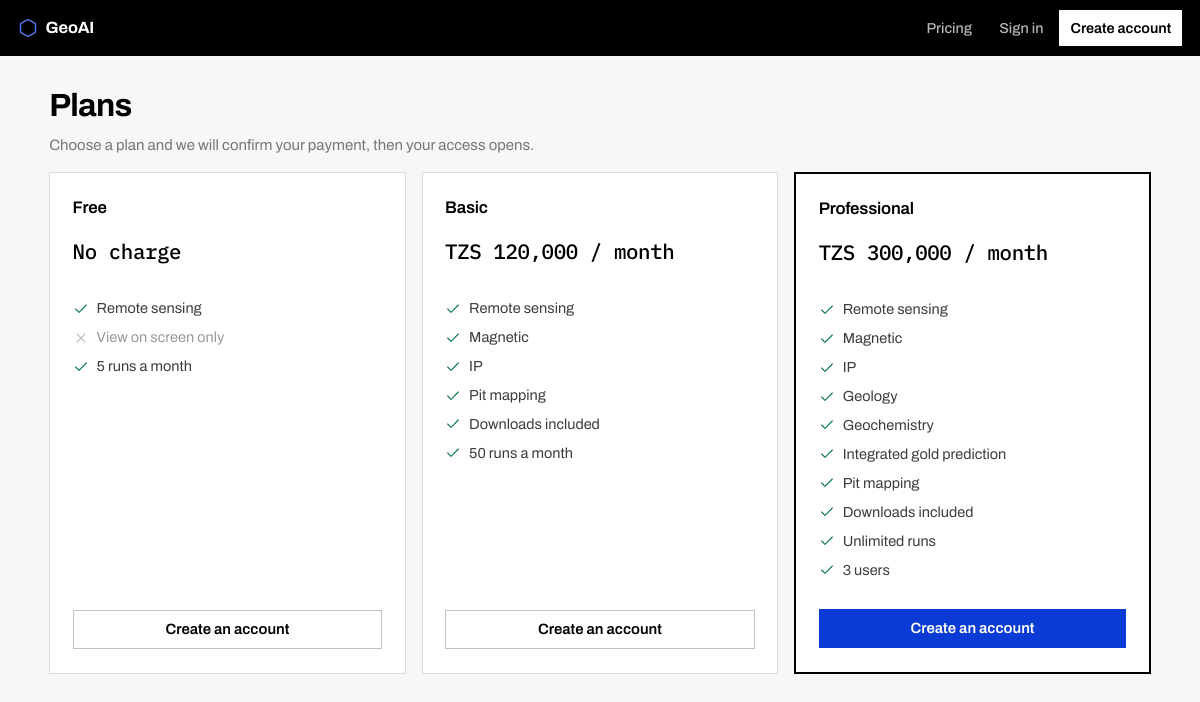
/pricing, run on the app's committed database.
### portal/models.py (models this page shows, shortened)
class Plan(db.Model):
    __tablename__ = "plans"
    id = db.Column(db.Integer, primary_key=True)
    code = db.Column(db.String(32), unique=True, nullable=False)        # free, basic, pro
    name = db.Column(db.String(80), nullable=False)
    price = db.Column(db.Float, nullable=False, default=0.0)
    currency = db.Column(db.String(8), nullable=False, default="TZS")
    period_days = db.Column(db.Integer, nullable=False, default=30)
    sections = db.Column(db.Text, nullable=False, default="")           # comma-separated keys of SECTIONS
    can_download = db.Column(db.Boolean, nullable=False, default=False)
    max_uploads_per_month = db.Column(db.Integer, nullable=False, default=0)   # 0 = no limit
    seats = db.Column(db.Integer, nullable=False, default=1)
    is_public = db.Column(db.Boolean, nullable=False, default=True)     # shown on the pricing page
    sort = db.Column(db.Integer, nullable=False, default=0)
    @property
    def section_list(self):
        return [s for s in (self.sections or "").split(",") if s]
    @property
    def price_label(self):
        if self.price <= 0:
            return "No charge"
        per = {30: "month", 31: "month", 90: "quarter", 365: "year"}.get(self.period_days,
                                                                         f"{self.period_days} days")
        return f"{self.currency} {self.price:,.0f} / {per}"

### portal/billing.py (the view)
@bp.route("/pricing")
def pricing():
    plans = Plan.query.filter_by(is_public=True).order_by(Plan.sort).all()
    return render_template("pricing.html", plans=plans, provider=current_app.config["PAYMENT_PROVIDER"])

### portal/__init__.py (called while the page is built)
def section_name(key):
    from .models import SECTIONS
    return SECTIONS.get(key, str(key).replace("-", " ").capitalize()).split("\u00b7")[-1].strip()

### portal/app/__init__.py (called while the page is built, shortened)
def nav_context():
    if not current_user.is_authenticated:
        return {"app_sections": [], "locked_count": 0, "allowance": (0, None, None)}

### portal/icons.py (called while the page is built)
def icon(name, cls="", label=None):
    if name not in names():
        raise KeyError(f"no icon named {name!r} in {SPRITE.name}")
    aria = (f'role="img" aria-label="{label}"' if label else 'aria-hidden="true" focusable="false"')
    classes = f"ico {cls}".strip()
    return Markup(f'<svg class="{classes}" {aria}><use href="#i-{name}"></use></svg>')

### portal/templates/pricing.html (shortened to what this page needs)
{% extends "console.html" if current_user.is_authenticated else "base.html" %}
{% block head %}<link rel="stylesheet" href="{{ url_for('static', filename='app.css') }}">{% endblock %}
{% block main %}{% block body %}
<h1>Plans</h1>
{% if provider == 'manual' %}
<p class="muted">Choose a plan and we will confirm your payment, then your access opens.</p>
{% endif %}
<div class="grid g3">
  {% for p in plans %}
  <div class="plan {% if p.code == 'pro' %}featured{% endif %}">
    <h3>{{ p.name }}</h3>
    <div class="price">{{ p.price_label }}</div>
    <ul>
      {% for s in p.section_list if s != 'home' %}<li>{{ icon('check') }} {{ section_name(s) }}</li>{% endfor %}
      <li class="{{ '' if p.can_download else 'off' }}">{{ icon('check' if p.can_download else 'close') }}
        {{ 'Downloads included' if p.can_download else 'View on screen only' }}</li>
      <li>{{ icon('check') }}
        {{ p.max_uploads_per_month ~ ' runs a month' if p.max_uploads_per_month else 'Unlimited runs' }}</li>
      {% if p.seats > 1 %}<li>{{ icon('check') }} {{ p.seats }} users</li>{% endif %}
    </ul>
    {% if current_user.is_authenticated %}
      {% if p.price > 0 %}
        <a class="btn {{ 'primary' if p.code == 'pro' else 'sec' }} block"
           href="{{ url_for('billing.subscribe', code=p.code) }}">Choose {{ p.name }}</a>
      {% else %}<span class="tag no">Included with every account</span>{% endif %}
    {% else %}
      <a class="btn {{ 'primary' if p.code == 'pro' else 'sec' }} block"
         href="{{ url_for('auth.register') }}">Create an account</a>
    {% endif %}
  </div>
  {% endfor %}
</div>
{% endblock %}
{% endblock %}

### portal/static/style.css (style rules this page uses)
:root { --white:#ffffff; --g50:#f7f7f7; --g100:#ededed; --g150:#e4e4e4; --g200:#dcdcdc; --g300:#c2c2c2; --g400:#9a9a9a; --g500:#767676; --g600:#5a5a5a; --g700:#3d3d3d; --g800:#2a2a2a; --g900:#1c1c1c; --black:#000000; --blue:#0a3bd4; --blue-dk:#0730a6; --blue-lt:#4f78ef; --blue-wash:#edf1fd; --red:#c8102e; --red-wash:#fdeef0; --green:#0f7b4f; --green-wash:#eaf6f0; --amber:#8a5b00; --amber-wash:#fdf4e3; --ink:var(--black); --body:var(--g800); --muted:var(--g500); --line:var(--g200); --bg:var(--g50); --card:var(--white); --rail:#121212; --mono:"IBM Plex Mono",ui-monospace,SFMono-Regular,Menlo,Consolas,monospace; --sans:"Archivo","Archivo Fallback",system-ui,-apple-system,"Segoe UI",Roboto,sans-serif; --h-top:56px; --w-rail:236px; }
* { box-sizing:border-box }
html { -webkit-text-size-adjust:100% }
body { margin:0;background:var(--bg);color:var(--body); font:400 15px/1.55 var(--sans); font-feature-settings:"kern" 1; -webkit-font-smoothing:antialiased }
img,svg,video { max-width:100% }
a { color:var(--blue);text-decoration:none }
h1,h2,h3,h4 { color:var(--ink);font-weight:600;letter-spacing:-0.012em;margin:0 0 .6rem }
h1 { font-size:2rem;line-height:1.15;font-weight:700;letter-spacing:-0.022em }
h3 { font-size:1.06rem;line-height:1.3 }
p { margin:0 0 .9rem;max-width:74ch }
ul,ol { margin:0 0 .9rem;padding-left:1.15rem;max-width:74ch }
li { margin:.3rem 0 }
.muted { color:var(--muted) }
.ico { width:1.15em;height:1.15em;flex:none;vertical-align:-0.2em;stroke-width:1.75 }
header.top .brand .ico { width:1.25rem;height:1.25rem;color:var(--blue-lt) }
.grid { display:grid;gap:1rem }
.g3 { grid-template-columns:repeat(auto-fit,minmax(215px,1fr)) }
.btn { display:inline-flex;align-items:center;justify-content:center;gap:.45rem; background:var(--black);color:#fff;border:1px solid var(--black);border-radius:0; padding:.56rem 1.05rem;font:inherit;font-weight:600;font-size:.93rem;line-height:1.3; cursor:pointer;text-decoration:none;transition:background .12s,border-color .12s,color .12s }
.btn.primary { background:var(--blue);border-color:var(--blue) }
.btn.sec { background:#fff;color:var(--ink);border-color:var(--g300) }
.btn.block { width:100% }
.plan { background:#fff;border:1px solid var(--line);padding:1.5rem 1.4rem;display:flex; flex-direction:column }
.plan.featured { border-color:var(--black);border-width:2px }
.plan h3 { font-size:1.05rem }
.plan .price { font-family:var(--mono);font-size:1.3rem;font-weight:500;color:var(--ink); margin:.5rem 0 1rem;font-variant-numeric:tabular-nums;letter-spacing:-0.02em }
.plan ul { list-style:none;padding:0;margin:.4rem 0 1.3rem;font-size:.91rem;flex:1 }
.plan li { display:flex;gap:.5rem;align-items:flex-start;margin:.4rem 0;color:var(--g700) }
.plan li .ico { color:var(--green);width:1rem;height:1rem;margin-top:.22em }
.plan li.off { color:var(--g400) }
.plan li.off .ico { color:var(--g300) }

### data on the page
Plan: name "Free", price_label "No charge", section_name "Remote sensing", can_download "View on screen only", max_uploads_per_month "5 runs a month"
Plan: name "Basic", price_label "TZS 120,000 / month", section_name "Remote sensing" "Magnetic" "IP" "Pit mapping", can_download "Downloads included", max_uploads_per_month "50 runs a month"
Plan: name "Professional", price_label "TZS 300,000 / month", section_name "Remote sensing" "Magnetic" "IP" "Geology" "Geochemistry" "Integrated gold prediction" "Pit mapping", can_download "Downloads included", max_uploads_per_month "Unlimited runs", seats "3"

### other printed values
{{ BRAND }} "GeoAI"
